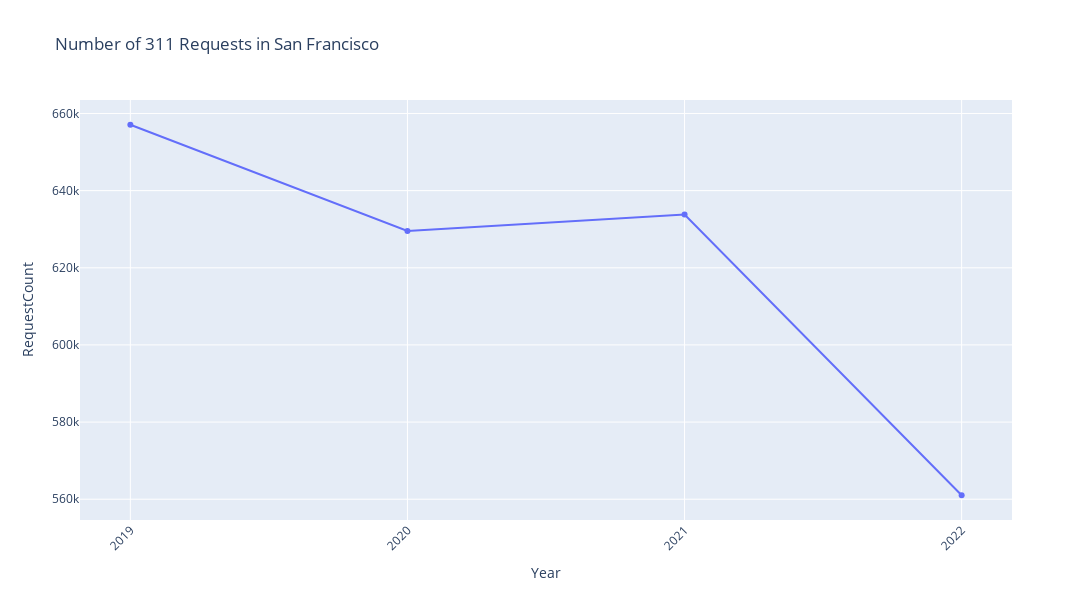

The notebook cell saved with this chart:
### Code cell
fig = px.line(df, x = 'Year', y= 'RequestCount', title= 'Number of 311 Requests in San Francisco', markers= True) 
fig.update_layout(width = 1200, height = 600, xaxis_tickangle=-45)
fig.show()

### Figure 1 — Plotly figure (JSON) as saved in the notebook; plotly's stock layout.template omitted (floating-point values rounded to 4 significant figures)
{"data": [{"hovertemplate": "Year=%{x}<br>RequestCount=%{y}<extra></extra>", "legendgroup": "", "line": {"color": "#636efa", "dash": "solid"}, "marker": {"symbol": "circle"}, "mode": "markers+lines", "name": "", "orientation": "v", "showlegend": false, "type": "scatter", "x": ["2019", "2020", "2021", "2022"], "xaxis": "x", "y": [657082, 629556, 633806, 561031], "yaxis": "y"}], "layout": {"height": 600, "legend": {"tracegroupgap": 0}, "title": {"text": "Number of 311 Requests in San Francisco"}, "width": 1200, "xaxis": {"anchor": "y", "domain": [0, 1], "tickangle": -45, "title": {"text": "Year"}}, "yaxis": {"anchor": "x", "domain": [0, 1], "title": {"text": "RequestCount"}}}}
